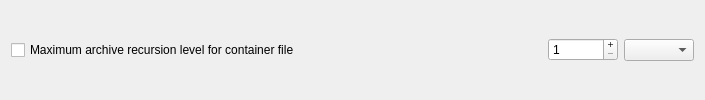
            <widget class="QFrame" name="limitFrame_4">
             <property name="sizePolicy">
              <sizepolicy hsizetype="Preferred" vsizetype="Preferred">
               <horstretch>0</horstretch>
               <verstretch>0</verstretch>
              </sizepolicy>
             </property>
             <property name="minimumSize">
              <size>
               <width>0</width>
               <height>0</height>
              </size>
             </property>
             <property name="frameShape">
              <enum>QFrame::NoFrame</enum>
             </property>
             <property name="frameShadow">
              <enum>QFrame::Raised</enum>
             </property>
             <layout class="QHBoxLayout" name="horizontalLayout_15">
              <property name="topMargin">
               <number>2</number>
              </property>
              <property name="bottomMargin">
               <number>2</number>
              </property>
              <item>
               <widget class="QCheckBox" name="pwmaxArchiveRecursionForContainerCheckBox">
                <property name="text">
                 <string>Maximum archive recursion level for container file</string>
                </property>
               </widget>
              </item>
              <item>
               <spacer name="horizontalSpacer_8">
                <property name="orientation">
                 <enum>Qt::Horizontal</enum>
                </property>
                <property name="sizeHint" stdset="0">
                 <size>
                  <width>242</width>
                  <height>20</height>
                 </size>
                </property>
               </spacer>
              </item>
              <item>
               <widget class="QSpinBox" name="pwmaxArchiveRecursionForContainerSpinBox">
                <property name="sizePolicy">
                 <sizepolicy hsizetype="Fixed" vsizetype="Fixed">
                  <horstretch>0</horstretch>
                  <verstretch>0</verstretch>
                 </sizepolicy>
                </property>
                <property name="minimumSize">
                 <size>
                  <width>70</width>
                  <height>0</height>
                 </size>
                </property>
                <property name="maximumSize">
                 <size>
                  <width>70</width>
                  <height>16777215</height>
                 </size>
                </property>
                <property name="buttonSymbols">
                 <enum>QAbstractSpinBox::PlusMinus</enum>
                </property>
                <property name="minimum">
                 <number>1</number>
                </property>
                <property name="maximum">
                 <number>999</number>
                </property>
               </widget>
              </item>
              <item>
               <widget class="QComboBox" name="pwmaxArchiveRecursionForContainerComboBox">
                <property name="sizePolicy">
                 <sizepolicy hsizetype="Fixed" vsizetype="Fixed">
                  <horstretch>0</horstretch>
                  <verstretch>0</verstretch>
                 </sizepolicy>
                </property>
                <property name="minimumSize">
                 <size>
                  <width>70</width>
                  <height>0</height>
                 </size>
                </property>
                <property name="maximumSize">
                 <size>
                  <width>70</width>
                  <height>16777215</height>
                 </size>
                </property>
                <item>
                 <property name="text">
                  <string/>
                 </property>
                </item>
                <item>
                 <property name="text">
                  <string>K</string>
                 </property>
                </item>
                <item>
                 <property name="text">
                  <string>M</string>
                 </property>
                </item>
               </widget>
              </item>
             </layout>
            </widget>
